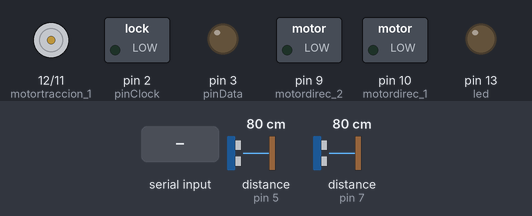
The sketch below on a simulated Arduino Uno, built with avr-gcc and run on an emulated ATmega328P. Parts: motor-driver pin pairs drawn as motors (green arrow = first pin HIGH = forward, orange = second pin HIGH = backward, longer = more drive), switched loads named in the sketch (green lamp = pin HIGH), output pins drawn as LEDs (lit = HIGH). Wiring (inferred from the names in the program): 2 × ultrasonic range finder: trigger pin 6, echo pin 5 / trigger pin 8, echo pin 7. The inputs (shaded band) are chosen by the test bench; at power-on: distance to the obstacle (sensors on pin 5, pin 7) 80 cm. The echo pulse lasts 58.3 µs per cm; pins used as bus, display or sensor lines are not drawn.

Above: at 1.2 s.
1.3 s: "C" received over Serial
At 2.0 s:
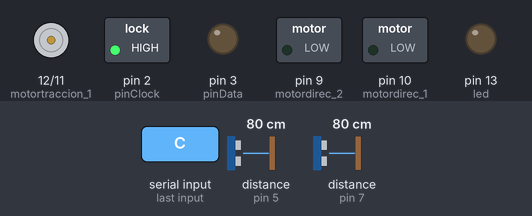
3.1 s: "H" received over Serial
At 3.5 s:
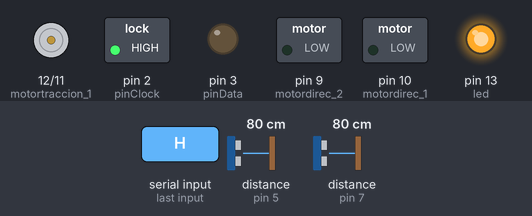
4.6 s: byte 90 ('Z') received over Serial
At 5.8 s:
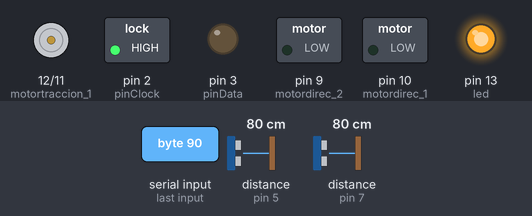
6.4 s: "W" received over Serial
At 7.3 s:
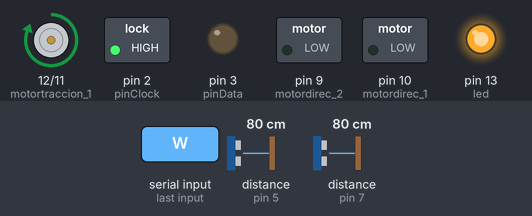
7.9 s: byte 77 ('M') received over Serial
At 9.4 s:
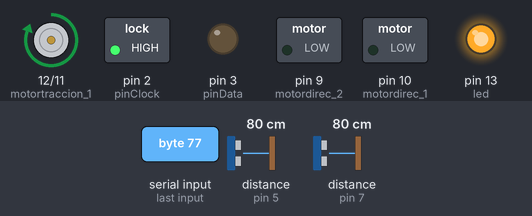
9.7 s: "S" received over Serial
At 11.1 s:
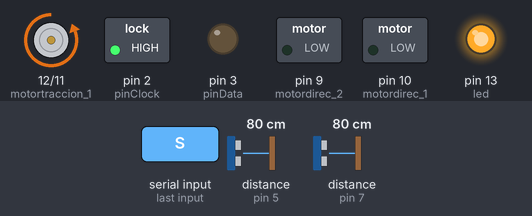
Timing chart, 0 to 12.2 s (numbered marks = the images above; inputs shaded):
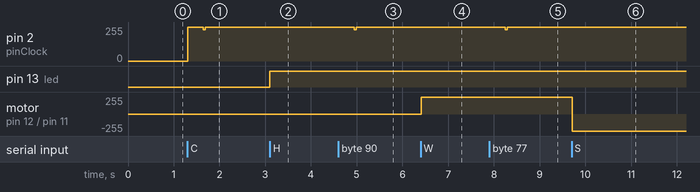

Measured:
- after the input at 1.3 s, pin 2 (pinClock): 0/255 → 255/255 at once
- after the input at 3.1 s, pin 13 (led): LOW → HIGH at once
- after the input at 4.6 s, pin 2 (pinClock): 255/255 → 236/255 after 0.35 s, → 255/255 0.04 s later
- after the input at 6.4 s, motor on pin 12 (motortraccion_1) / pin 11 (motortraccion_2): stopped → forward 255/255 at once
- after the input at 7.9 s, pin 2 (pinClock): 255/255 → 236/255 after 0.35 s, → 255/255 0.04 s later
- after the input at 9.7 s, motor on pin 12 (motortraccion_1) / pin 11 (motortraccion_2): forward 255/255 → backward 255/255 at once

The sketch:

coche_arduino.ino
```cpp
const int led = 13;
const int motortraccion_1 = 12;
const int motortraccion_2 = 11;
const int motordirec_1 = 10;
const int motordirec_2 = 9;
const int trigger_1 = 8;
const int echo_1 = 7;
const int trigger_2 = 6;                         //ponemos nombre a cada numero de pin
const int echo_2 = 5;
const int pinBusy = 4;
const int pinData = 3;
const int pinClock = 2;
const int pinReset = 1;

unsigned long pulso1, pulso2;
float distancia1, distancia2;
int obs_adelante;
int obs_atras;
int encendido = 0;
int start = 0;                                        //declaramos las variables necesarias para el programa
const unsigned int minVol = 0xfff0;
const unsigned int maxVol = 0xfff7;
const unsigned int PlyPse = 0xfffe;
const unsigned int Stop = 0xFFFF;
unsigned int volLevel = 0x0005;
int Song = 0;
unsigned int vol;

void setup ()
{

   pinMode(led, OUTPUT);
   pinMode(motortraccion_1, OUTPUT);
   pinMode(motortraccion_2, OUTPUT);
   pinMode(motordirec_1, OUTPUT);
   pinMode(motordirec_2, OUTPUT);
   pinMode(trigger_1,OUTPUT);
   pinMode(echo_1,INPUT);                 //Indicamos cada pin como entrada o salida
   pinMode(trigger_2,OUTPUT);
   pinMode(echo_2,INPUT);
   pinMode(pinData,OUTPUT);
   pinMode(pinClock,OUTPUT);
   pinMode(pinReset,OUTPUT);
   pinMode(pinBusy,INPUT);

   Serial.begin(9600);             //Inicializamos el puerto serial a 9600 baudios
}

void loop ()
{

   digitalWrite(trigger_1, HIGH);
   delayMicroseconds(20);             //activamos el trigger_1 del sensor 20us para mandar un pulso
   digitalWrite(trigger_1, LOW);

   pulso1 = pulseIn(echo_1, HIGH);    //medimos el tiempo que tarda el pulso1 en rebotar

   digitalWrite(trigger_2, HIGH);
   delayMicroseconds(20);             //activamos el trigger_2 del sensor 20us para mandar un pulso
   digitalWrite(trigger_2, LOW);

   pulso2 = pulseIn(echo_2, HIGH);    //medimos el tiempo que tarda el pulso2 en rebotar

   distancia1 = ((float(pulso1/1000.0))*34.32)/2;        //hacemos el calculo de la distancia en cm
   distancia2 = ((float(pulso2/1000.0))*34.32)/2;

   obs_adelante = 0;      //inicializamos a 0 las variables
   obs_atras = 0;

   if (distancia1 < 40)
   {
     digitalWrite(motortraccion_1,LOW);      //en caso de haber menos distancia de la indicada parar el motor, parar el motor
     obs_adelante = 1;
   }

   if (distancia2 < 40)
   {
     digitalWrite(motortraccion_2,LOW);     //en caso de haber menos distancia de la indicada parar el motor, parar el motor
     obs_atras = 1;
   }

   if (Serial.available())    //Si está disponible la conexion serial
   {
      char c = Serial.read();     //Guardamos la lectura en una variable char

      if (c == 'H')
      {
         if (encendido == 0)             //Si nos mandan una 'H' desde la conexion serial encender o apagar la luz
         {
           digitalWrite(led, HIGH);
           encendido = 1;
         }
         else
         {
           digitalWrite(led, LOW);
           encendido = 0;
         }
      }

      if (c == 'W')                  //Si se manda una 'W' y no hay obstaculo ir hacia delante
      {
          if (obs_adelante == 0)
          {
          digitalWrite(motortraccion_1,HIGH);
          digitalWrite(motortraccion_2,LOW);
          }

      }

      if (c == 'S')                 //Si se manda una 'S' y no hay obstaculo ir hacia atras
      {
          if (obs_atras == 0)
          {
          digitalWrite(motortraccion_1,LOW);
          digitalWrite(motortraccion_2,HIGH);
          }

      }

      if (c == 'E')                //Si se manda una 'E' y no hay obstaculo ir hacia delante+derecha
      {
        if (obs_adelante == 0)
        {
        digitalWrite(motordirec_1,HIGH);
        digitalWrite(motordirec_2,LOW);
        digitalWrite(motortraccion_1,HIGH);
        digitalWrite(motortraccion_2,LOW);
        }
      }

      if (c == 'Q')               //Si se manda una 'Q' y no hay obstaculo ir hacia delante+izquierda
      {
        if (obs_adelante == 0)
        {
        digitalWrite(motordirec_1,LOW);
        digitalWrite(motordirec_2,HIGH);
        digitalWrite(motortraccion_1,HIGH);
        digitalWrite(motortraccion_2,LOW);
        }
      }

      if (c == 'D')              //Si se manda una 'D' y no hay obstaculo ir hacia atras+derecha
      {
        if (obs_atras == 0)
        {
        digitalWrite(motordirec_1,HIGH);
        digitalWrite(motordirec_2,LOW);
        digitalWrite(motortraccion_1,LOW);
        digitalWrite(motortraccion_2,HIGH);
        }
      }

      if (c == 'A')             //Si se manda una 'A' y no hay obstaculo ir hacia atras+izquierda
      {
        if (obs_atras == 0)
        {
        digitalWrite(motordirec_1,LOW);
        digitalWrite(motordirec_2,HIGH);
        digitalWrite(motortraccion_1,LOW);
        digitalWrite(motortraccion_2,HIGH);
        }
      }

      if (c == 'P')            //Si se manda una 'P' parar todos los motores
      {
        digitalWrite(motortraccion_1,LOW);
        digitalWrite(motortraccion_2,LOW);
        digitalWrite(motordirec_1,LOW);
        digitalWrite(motordirec_2,LOW);
      }

      if (c == 'C'){nextPlay();}          //Si se manda una 'C' reproducir siguiente cancion
      if (c == 'X'){pausePlay();}         //Si se manda una 'X' empezar a reproducir
      if (c == 'Z'){rewindPlay();}        //Si se manda una 'Z' reproducir cancion anterior
      if (c == 'M'){incVol();}            //Si se manda una 'M' subir volumen
      if (c == 'N'){decVol();}            //Si se manda una 'N' bajar volumen
      if (c == 'B'){Reset();}             //Si se manda una 'B' resetear

   }
}

      void sendData(int ThisSong)
      {
        int TheSong = ThisSong;
        int ClockCounter=0;
        int ClockCycle=15;

        delay(2);

        digitalWrite(pinClock,HIGH);      //mantener 300ms para preparar inicio de data
        delay(300);
        digitalWrite(pinClock,LOW);       //mantener 2ms para indicar a data que empiece
        delay(2);

        while(ClockCounter <= ClockCycle)
         {
           digitalWrite(pinClock,LOW);
           if (TheSong & 0x8000)
           {
             digitalWrite(pinData,HIGH);
           }
           else
           {
             digitalWrite(pinData,LOW);
           }

           TheSong = TheSong << 1;
           delayMicroseconds(200);       //Periodo del ciclo del reloj: 200us LOW
           digitalWrite(pinClock,HIGH);
           ClockCounter++;
           delayMicroseconds(200);      //Periodo del ciclo del reloj: 200us HIGH
         }

        digitalWrite(pinData,LOW);
        digitalWrite(pinClock,HIGH); // Place clock high to signal end of data
      }


        void nextPlay()            //funcion para pasar de cancion en un rango de 0-511
        {
          if (Song >= 0 && Song < 512){ Song++;}
          if (Song >= 512 || Song <0){ Song=0;}
          sendData(Song);
          start = 1;

        }

        void rewindPlay()         //funcion para pasar a la cancion anterior en un rango de 1-512
        {
          if (Song > 0 && Song <= 512){ Song--;}
          if (Song > 512 || Song <=0){ Song=512;}
          sendData(Song);
        }


        void pausePlay()         //funcion para empezar a reproducir o pause si esta reproduciendo
        {
          if (start == 0)
          {
            sendData(Song);
            start = 1;
          }
          else
          {
            sendData(PlyPse);
          }
        }


      void incVol()           //funcion para incrementar volumen
      {
        if (vol >= minVol && vol < maxVol){ vol++;}
        if (vol >= maxVol | vol <minVol){ vol=maxVol;}
        int tVol=vol;
        volLevel = tVol - 0xfff0;
        sendData(tVol);

      }

      void decVol()          //funcion para decrementar volumen
      {
        if (vol > minVol && vol <= maxVol){ vol--;}
        if (vol >= maxVol | vol <minVol){vol=maxVol;}
        int tVol=vol;
        volLevel = tVol-0xfff0;
        sendData(tVol);
      }


      void Reset()          //funcion para parar la reproduccion y reiniciarlo
      {
        digitalWrite(pinReset,LOW);
        delay(50);
        digitalWrite(pinReset,HIGH);
        sendData(Stop);
        Song = 0;
        start = 0;
      }
```
